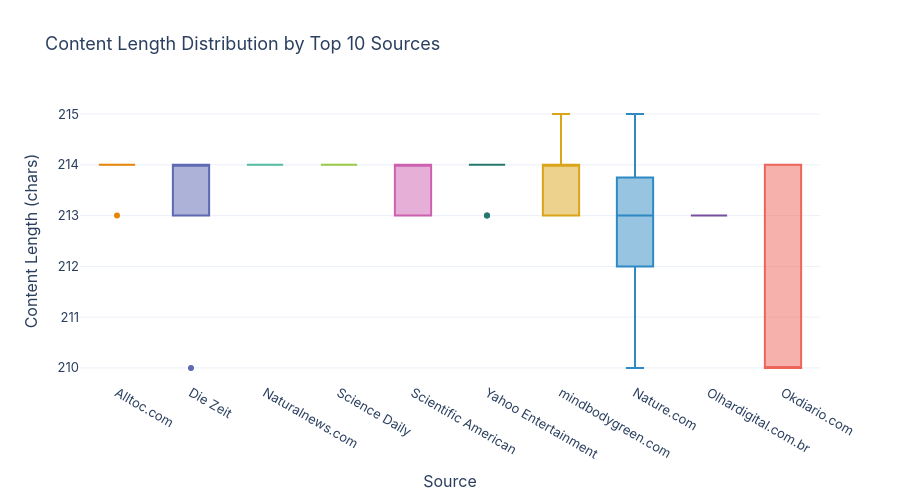

The cell this chart's notebook holds for it:
### Markdown cell above
### Interactive Box – Genre Ratings

### Code cell
top_sources = df['source_name'].value_counts().head(10).index.tolist()
data = df[df['source_name'].isin(top_sources)].copy()
data['author'] = data['author'].fillna('Unknown')
order = (data.groupby('source_name')['content_length']
              .median().sort_values(ascending=False).index.tolist())

fig = px.box(
    data, x='source_name', y='content_length',
    category_orders={'source_name': order},
    color='source_name',
    hover_name='title',
    hover_data={'author': True, 'published_year': True, 'content_length': True},
    labels={'source_name': 'Source', 'content_length': 'Content Length (chars)'},
    title='Content Length Distribution by Top 10 Sources',
    template='plotly_white',
    color_discrete_sequence=px.colors.qualitative.Vivid,
)
fig.update_layout(showlegend=False, font=dict(family='Inter', size=13), height=500)

html_path = INTERACTIVE_DIR / 'source_content_boxplot_interactive.html'
fig.write_html(str(html_path))
fig.show()
print(f'Saved → {html_path}')

### Figure 1 — Plotly figure (JSON) as saved in the notebook; plotly's stock layout.template omitted (floating-point values rounded to 4 significant figures)
{"data": [{"alignmentgroup": "True", "customdata": [["AllToc", 2026], ["AllToc", 2026], ["AllToc", 2026], ["AllToc", 2026], ["AllToc", 2026], ["AllToc", 2026], ["AllToc", 2026]], "hovertemplate": "<b>%{hovertext}</b><br><br>Source=%{x}<br>Content Length (chars)=%{y}<br>author=%{customdata[0]}<br>published_year=%{customdata[1]}<extra></extra>", "hovertext": ["How well does the new oral GLP‑1 pill perform? #health", "How will Novo Nordisk's price cut affect patients? #health", "What vision risks are linked to GLP‑1 drugs? #health", "What causes sudden sight loss linked to Wegovy? #health", "Can weight‑loss drugs treat addiction? #science", "What are the health concerns about GLP‑1 weight‑loss drugs? #health", "Why are officials warning about GLP‑1 weight‑loss drugs? #health"], "legendgroup": "Alltoc.com", "marker": {"color": "rgb(229, 134, 6)"}, "name": "Alltoc.com", "notched": false, "offsetgroup": "Alltoc.com", "orientation": "v", "showlegend": true, "type": "box", "x": ["Alltoc.com", "Alltoc.com", "Alltoc.com", "Alltoc.com", "Alltoc.com", "Alltoc.com", "Alltoc.com"], "x0": " ", "xaxis": "x", "y": [214, 214, 213, 214, 214, 214, 214], "y0": " ", "yaxis": "y"}, {"alignmentgroup": "True", "customdata": [["DIE ZEIT: News -", 2026], ["DIE ZEIT: News -", 2026], ["DIE ZEIT: Gesundheit - Hanna Grabbe, Tom Kattwinkel", 2026], ["DIE ZEIT: Deutschland - Ulrike Tschirner", 2026], ["DIE ZEIT: Gesundheit - Ingo Arzt", 2026], ["DIE ZEIT: News -", 2026], ["DIE ZEIT: News -", 2026], ["DIE ZEIT: News -", 2026], ["DIE ZEIT: News -", 2026], ["DIE ZEIT: News -", 2026], ["DIE ZEIT: News -", 2026], ["DIE ZEIT: News -", 2026]], "hovertemplate": "<b>%{hovertext}</b><br><br>Source=%{x}<br>Content Length (chars)=%{y}<br>author=%{customdata[0]}<br>published_year=%{customdata[1]}<extra></extra>", "hovertext": ["Lebenslange Nutzung nötig?: Kilos kommen nach Absetzen von Abnehmspritzen schnell wieder", "Gesundheit: Kein Zusatznutzen? Rückschlag für Alzheimer-Mittel", "Zuckersteuer: \"In Deutschland gilt: je ungesünder, desto billiger\"", "Zuckersteuer auf Getränke: Schleswig-Holstein will Zuckersteuer über Bundesrat voranbringen", "Gesundheits-Tipps von Influencern: Viele Health-Influencer simulieren Wissenschaft. Mit diesen Tricks", "Studie: Hamburger Kinder häufiger übergewichtig", "Adipositas: Krankenkasse: Es gibt immer mehr Übergewichtige", "Niedersachsen: Diagnose krankhaftes Übergewicht: 900.000 Menschen betroffen", "Landgericht Frankfurt: Gericht spricht Familie nach Tod von 21-Jähriger schuldig", "Übergewicht bei Kindern: Adipositas bei Vorschulkindern wieder auf Vor-Corona-Niveau", "Rat auf Basis etlicher Studien: Sechs Monate Stillen nun auch in Deutschland empfohlen", "Vergleich abgelehnt: Emilys Tod auf Klassenfahrt: Gericht sieht Anspruch"], "legendgroup": "Die Zeit", "marker": {"color": "rgb(93, 105, 177)"}, "name": "Die Zeit", "notched": false, "offsetgroup": "Die Zeit", "orientation": "v", "showlegend": true, "type": "box", "x": ["Die Zeit", "Die Zeit", "Die Zeit", "Die Zeit", "Die Zeit", "Die Zeit", "Die Zeit", "Die Zeit", "Die Zeit", "Die Zeit", "Die Zeit", "Die Zeit"], "x0": " ", "xaxis": "x", "y": [214, 214, 210, 214, 213, 213, 214, 214, 214, 213, 214, 213], "y0": " ", "yaxis": "y"}, {"alignmentgroup": "True", "customdata": [["Belle Carter", 2026], ["Willow Tohi", 2026], ["Belle Carter", 2026], ["Lance D Johnson", 2026], ["Patrick Lewis", 2026], ["Patrick Lewis", 2026], ["Ramon Tomey", 2026], ["Belle Carter", 2026], ["Evangelyn Rodriguez", 2026], ["Cassie B.", 2026], ["Willow Tohi", 2026], ["Jacob Thomas", 2026], ["Patrick Lewis", 2026], ["Zoey Sky", 2026], ["Patrick Lewis", 2026], ["Evangelyn Rodriguez", 2026], ["Patrick Lewis", 2026], ["Cassie B.", 2026], ["Willow Tohi", 2026], ["Patrick Lewis", 2026], ["Patrick Lewis", 2026], ["Patrick Lewis", 2026], ["Willow Tohi", 2026], ["Evangelyn Rodriguez", 2026], ["Belle Carter", 2026], ["Ava Grace", 2026]], "hovertemplate": "<b>%{hovertext}</b><br><br>Source=%{x}<br>Content Length (chars)=%{y}<br>author=%{customdata[0]}<br>published_year=%{customdata[1]}<extra></extra>", "hovertext": ["Nature’s powerhouses: The top 8 healthiest berries and their remarkable benefits", "A tangy brew for metabolic health: Kombucha shows promise in blood sugar management", "Health benefits of oolong tea: A natural boost for longevity and wellness", "Gymnema blocks sugar cravings, helping diabetic patients", "Toxins in your food: How corporate greed and regulatory failure are making America sick", "Pecans shown to boost cardiometabolic health in groundbreaking new study", "Celeriac: The forgotten superfood that fights Big Pharma’s sick-care system", "Could combining melatonin and ashwagandha improve sleep and reduce stress? Experts weigh in", "The protein puzzle: Why getting the right amount from the right sources matters", "Diabetes-friendly pantry: How shelf-stable foods can stabilize blood sugar", "The body’s whispered warnings: Decoding early diabetes signals", "“A.G.E.S. Fall Conference” on BrightU: The natural cholesterol and diabetes treatment Big Pharma desperately hides", "The power of apples: Nature’s superfood for weight loss, heart health and disease prevention", "Green powerhouse: How a compound in common vegetables could help reverse diabetes", "Coconut water: A natural ally in managing blood sugar and supporting overall wellness", "The sleep crisis: How poor rest fuels chronic disease and mental decline", "The fiber gap: Why whole foods outshine supplements for optimal health", "Moving more could stop hundreds of thousands of diabetes crises before they start", "Beyond loud snoring: The hidden health risks of sleep apnea and how to fight back", "The science of smart snacking: Timing and quality matter for energy and health", "USDA expands SNAP restrictions: Sugary drinks and candy banned in four more states", "Avocados and mangoes: A simple, delicious defense against heart disease and diabetes", "Deadly deficiency: What happens when your plate lacks color", "The hidden dangers of fruit juice: Why your “healthy” drink may be harming you", "Coffee’s health boost: The antioxidants that make your daily cup a longevity elixir", "The fry factor: New Harvard study exposes a crispy culprit in higher diabetes risk, exonerates the humble spud"], "legendgroup": "Naturalnews.com", "marker": {"color": "rgb(82, 188, 163)"}, "name": "Naturalnews.com", "notched": false, "offsetgroup": "Naturalnews.com", "orientation": "v", "showlegend": true, "type": "box", "x": ["Naturalnews.com", "Naturalnews.com", "Naturalnews.com", "Naturalnews.com", "Naturalnews.com", "Naturalnews.com", "Naturalnews.com", "Naturalnews.com", "Naturalnews.com", "Naturalnews.com", "Naturalnews.com", "Naturalnews.com", "Naturalnews.com", "Naturalnews.com", "Naturalnews.com", "Naturalnews.com", "Naturalnews.com", "Naturalnews.com", "Naturalnews.com", "Naturalnews.com", "Naturalnews.com", "Naturalnews.com", "Naturalnews.com", "Naturalnews.com", "Naturalnews.com", "Naturalnews.com"], "x0": " ", "xaxis": "x", "y": [214, 214, 214, 214, 214, 214, 214, 214, 214, 214, 214, 214, 214, 214, 214, 214, 214, 214, 214, 214, 214, 214, 214, 214, 214, 214], "y0": " ", "yaxis": "y"}, {"alignmentgroup": "True", "customdata": [["Unknown", 2026], ["Unknown", 2026], ["Unknown", 2026], ["Unknown", 2026], ["Unknown", 2026], ["Unknown", 2026], ["Unknown", 2026], ["Unknown", 2026], ["Unknown", 2026], ["Unknown", 2026], ["Unknown", 2026], ["Unknown", 2026], ["Unknown", 2026], ["Unknown", 2026], ["Unknown", 2026], ["Unknown", 2026], ["Unknown", 2026], ["Unknown", 2026]], "hovertemplate": "<b>%{hovertext}</b><br><br>Source=%{x}<br>Content Length (chars)=%{y}<br>author=%{customdata[0]}<br>published_year=%{customdata[1]}<extra></extra>", "hovertext": ["Scientists discover diet that tricks the body into burning fat without exercise", "Mayo Clinic discovers rare gene mutation that causes fatty liver disease", "Scientists discover the body’s hidden “off switch” for inflammation", "Researchers find alarming Alzheimer’s pattern in rural America", "A bold new plan could finally cure type 1 diabetes", "Fixing a tooth infection may improve blood sugar and heart health", "Scientists say this simple diet change could transform your gut health", "Scientists discover why high altitude protects against diabetes", "Scientists discover protein that triggers diabetic blindness", "Fathers’ tobacco use linked to metabolic changes in their children", "Is bubble tea bad for you? New research raises red flags", "Sugary drinks linked to rising anxiety in teens", "Your morning coffee could one day help fight cancer", "Less sugar as a baby, fewer heart attacks as an adult", "Parents’ stress may be quietly driving childhood obesity, Yale study finds", "The more you fear aging, the faster your body may age", "Study finds vegetarians over 80 less likely to reach 100", "Ozempic-like weight loss drugs may help the heart recover after a heart attack"], "legendgroup": "Science Daily", "marker": {"color": "rgb(153, 201, 69)"}, "name": "Science Daily", "notched": false, "offsetgroup": "Science Daily", "orientation": "v", "showlegend": true, "type": "box", "x": ["Science Daily", "Science Daily", "Science Daily", "Science Daily", "Science Daily", "Science Daily", "Science Daily", "Science Daily", "Science Daily", "Science Daily", "Science Daily", "Science Daily", "Science Daily", "Science Daily", "Science Daily", "Science Daily", "Science Daily", "Science Daily"], "x0": " ", "xaxis": "x", "y": [214, 214, 214, 214, 214, 214, 214, 214, 214, 214, 214, 214, 214, 214, 214, 214, 214, 214], "y0": " ", "yaxis": "y"}, {"alignmentgroup": "True", "customdata": [["Now Medical Studios, Jen Christiansen", 2026], ["Lauren J. Young", 2026], ["Lauren J. Young", 2026], ["Aaron Shattuck", 2026], ["Fonda Mwangi, Deboki Chakravarti, Mary Budwick", 2026], ["Lori Youmshajekian", 2026], ["Lydia Denworth", 2026], ["Kendra Pierre-Louis, Sushmita Pathak, Alex Sugiura", 2026], ["Deboki Chakravarti, Mary Budwick, Fonda Mwangi, Jeffery DelViscio", 2026], ["Tara Haelle", 2026], ["Cassandra Willyard", 2026], ["Dan Vergano", 2026], ["Charlotte Huff", 2026], ["Lauren J. Young", 2026], ["Matt Fuchs", 2026], ["Lauren J. Young", 2026], ["Charles Schmidt", 2026], ["Josh Fischman", 2026], ["Dan Vergano", 2026], ["Lauren Gravitz", 2026]], "hovertemplate": "<b>%{hovertext}</b><br><br>Source=%{x}<br>Content Length (chars)=%{y}<br>author=%{customdata[0]}<br>published_year=%{customdata[1]}<extra></extra>", "hovertext": ["Why there is a distressing rise in kidney disease", "Heart disease in young women projected to rise sharply by 2050", "Why the FDA is cracking down on compound GLP-1 drugs for weight loss", "Readers respond to the November 2025 issue", "How does type 1 diabetes actually work?", "A single course of antibiotics may reshape the gut microbiome for years", "Dealing with stress-caused sickness in family caregivers", "Women’s heart health, Artemis update, female reindeer antlers mystery", "How does kidney disease actually work?", "How drugs like Ozempic are revolutionizing kidney treatment", "More kidney patients are having healthy babies after years of discouragement from doctors", "Online influencer faces confirmation hearing for surgeon general in U.S. Senate", "Newly diagnosed kidney patients struggle with heavy burdens, from dialysis to distress", "GLP-1 diabetes medications lower risk of all kinds of substance use disorders, study finds", "What Is VO₂ max? Why it matters for winter Olympians and regular people", "Head-to-head trial shows Eli Lilly’s oral GLP-1 orforglipron outperforms oral semaglutide", "A silent immune attack on the kidneys afflicts many people. New treatments could make early diagnosis lifesaving", "Help yourself to stronger immunity", "Stand Up for Science protests spread to more than 50 cities", "New drugs and treatments transform kidney care"], "legendgroup": "Scientific American", "marker": {"color": "rgb(204, 97, 176)"}, "name": "Scientific American", "notched": false, "offsetgroup": "Scientific American", "orientation": "v", "showlegend": true, "type": "box", "x": ["Scientific American", "Scientific American", "Scientific American", "Scientific American", "Scientific American", "Scientific American", "Scientific American", "Scientific American", "Scientific American", "Scientific American", "Scientific American", "Scientific American", "Scientific American", "Scientific American", "Scientific American", "Scientific American", "Scientific American", "Scientific American", "Scientific American", "Scientific American"], "x0": " ", "xaxis": "x", "y": [213, 214, 213, 213, 213, 213, 213, 214, 213, 214, 214, 214, 214, 214, 213, 214, 214, 214, 214, 213], "y0": " ", "yaxis": "y"}, {"alignmentgroup": "True", "customdata": [["Avalon Pernell", 2026], ["Unknown", 2026], ["Unknown", 2026], ["Soumya Eswaran", 2026], ["Unknown", 2026], ["Unknown", 2026], ["Noor Ul Ain Rehman", 2026], ["Muhammad Ali Khalid", 2026], ["Noor Ul Ain Rehman", 2026], ["Unknown", 2026], ["Unknown", 2026]], "hovertemplate": "<b>%{hovertext}</b><br><br>Source=%{x}<br>Content Length (chars)=%{y}<br>author=%{customdata[0]}<br>published_year=%{customdata[1]}<extra></extra>", "hovertext": ["Medtronic diabetes unit MiniMed seeks $784 million in US IPO", "Tandem Diabetes Care Q4 Earnings Call Highlights", "Medtronic’s diabetes business MiniMed looks for $784m in US IPO", "Here’s Why The Brown Capital Management Small Company Fund Sold Tandem Diabetes Care (TNDM)", "Why Tandem Diabetes Care Stock Popped Today", "Medtronic plc (MDT) Gains Momentum Through Diabetes and Cardiovascular Operations", "Novo Nordisk A/S (NVO) Announces FDA Approval of Three New Indications for Sogroya", "O5 Adoption Leads to Bullish Views Around Insulet Corporation (PODD)", "Novo Nordisk A/S (NVO) and Vivtex Corporation Announce a Partnership", "Medtronic to cut 81 employees at California diabetes site", "Medtronic's diabetes unit MiniMed eyes $7.9 billion valuation in US IPO"], "legendgroup": "Yahoo Entertainment", "marker": {"color": "rgb(36, 121, 108)"}, "name": "Yahoo Entertainment", "notched": false, "offsetgroup": "Yahoo Entertainment", "orientation": "v", "showlegend": true, "type": "box", "x": ["Yahoo Entertainment", "Yahoo Entertainment", "Yahoo Entertainment", "Yahoo Entertainment", "Yahoo Entertainment", "Yahoo Entertainment", "Yahoo Entertainment", "Yahoo Entertainment", "Yahoo Entertainment", "Yahoo Entertainment", "Yahoo Entertainment"], "x0": " ", "xaxis": "x", "y": [213, 214, 214, 214, 214, 214, 214, 213, 214, 214, 214], "y0": " ", "yaxis": "y"}, {"alignmentgroup": "True", "customdata": [["https://www.mindbodygreen.com/wc/jenny-fant", 2026], ["https://www.mindbodygreen.com/wc/molly-knudsen", 2026], ["https://www.mindbodygreen.com/wc/caroline-igo", 2026], ["https://www.mindbodygreen.com/wc/caroline-igo", 2026], ["https://www.mindbodygreen.com/wc/morgan-chamberlain", 2026], ["https://www.mindbodygreen.com/wc/sarah-regan", 2026], ["https://www.mindbodygreen.com/wc/francesca-bond", 2026], ["https://www.mindbodygreen.com/wc/merrellreadman", 2026], ["https://www.mindbodygreen.com/wc/ava-durgin-writer", 2026], ["https://www.mindbodygreen.com/wc/ava-durgin-writer", 2026], ["https://www.mindbodygreen.com/wc/sarah-regan", 2026], ["https://www.mindbodygreen.com/wc/molly-knudsen", 2026], ["https://www.mindbodygreen.com/wc/sarah-regan", 2026], ["https://www.mindbodygreen.com/wc/jenny-fant", 2026], ["https://www.mindbodygreen.com/wc/hailey-hudson", 2026], ["https://www.mindbodygreen.com/wc/sela-breen", 2026], ["https://www.facebook.com/DassaniDentistry", 2026], ["https://www.mindbodygreen.com/wc/ava-durgin-writer", 2026]], "hovertemplate": "<b>%{hovertext}</b><br><br>Source=%{x}<br>Content Length (chars)=%{y}<br>author=%{customdata[0]}<br>published_year=%{customdata[1]}<extra></extra>", "hovertext": ["This Health Factor Increases Heart Disease Risk By Almost 20%, Study Shows", "Want To Follow The Mediterranean Diet? Start With This One-Day Meal Plan", "The Future Of Cancer Treatment Could Involve Your Morning Coffee", "Heart Disease Will Affect 60% of Women by 2050 — Unless We Do This", "Add This To Your Daily Routine To Combat Inflammation & Prevent Disease", "Eating This Way Could Lower Risk Of Gastric Cancer By Almost 30%, Study Finds", "This Critical Amino Acid May Increase Life Expectancy — Do You Get Enough Of It?", "5 Healthy Foods To Help Regulate Blood Sugar Levels Naturally", "Study Reveals The Precise Sleep Duration Linked to Better Blood Sugar", "Your Brain Wants You To Skip This Common Sweetener—Science Agrees", "Your Metabolism Needs A Daily Dose Of Sunshine, According To Study", "Taking This Daily Helps Prevent (& Possibly Reverse) Cognitive Decline", "Natural Light May Help Manage This Common Disease, Research Shows", "This Vitamin Majorly Reduces Dementia Risk (Per Research On 69,643 People)", "Eat This Nut Daily To Decrease Your Risk Of Cognitive Decline (No, Not Brazil Nuts)", "This Workout Is Proven To Boost The Efficiency Of Your Mitochondria", "This Sneaky Vitamin Deficiency Ruins Sleep Quality (& 33% Of People Have It)", "Scientists Tracked 100k People — These 5 Longevity Diets All Share One Key Nutrient"], "legendgroup": "mindbodygreen.com", "marker": {"color": "rgb(218, 165, 27)"}, "name": "mindbodygreen.com", "notched": false, "offsetgroup": "mindbodygreen.com", "orientation": "v", "showlegend": true, "type": "box", "x": ["mindbodygreen.com", "mindbodygreen.com", "mindbodygreen.com", "mindbodygreen.com", "mindbodygreen.com", "mindbodygreen.com", "mindbodygreen.com", "mindbodygreen.com", "mindbodygreen.com", "mindbodygreen.com", "mindbodygreen.com", "mindbodygreen.com", "mindbodygreen.com", "mindbodygreen.com", "mindbodygreen.com", "mindbodygreen.com", "mindbodygreen.com", "mindbodygreen.com"], "x0": " ", "xaxis": "x", "y": [214, 213, 214, 214, 214, 213, 213, 213, 214, 214, 214, 214, 213, 214, 215, 214, 214, 213], "y0": " ", "yaxis": "y"}, {"alignmentgroup": "True", "customdata": [["Jane Speight, Sufyan Hussain, Ananthi Anandhakrishnan, Thomas Danne, Esther Latres, Stephen R. Karpen, Linxi Mytkolli, Renza Scibilia, Uffe Soeholm, Peter A. Senior, Dawn Adams, Hilda Ahnstedt, Anastasia Albanese-O’Neill, Ekaterina Berishvili, Bryan Cleal, Debbie Cooke, Sanjoy Dutta, Dominic Ehrmann, Shareen Forbes, Kathleen Gibson, Brianna Greeno, Simon R. Heller, Carmen Hurtado del Pozo, Stephen Jefferson, Cameron Keighron, Julianne Lally, Marjana Marinac, Heather McLeod, Dominic Nutt, Lorenzo Piemonti, Mary Anna Pokerznik, Chanel Press, Meaghan Read, Maartje de Wit, Michael Vallis", 2026], ["Go Sato, Yuji Yamamoto, Kyuto Sonehara, Ryunosuke Saiki, Takafumi Ojima, Masahiro Kanai, Aoxing Liu, Ryuya Edahiro, Yuya Shirai, Shinichi Namba, Ho Namkoong, Takanori Hasaegawa, Yuriko N. Koyanagi, Yumiko Kasugai, Taiki Yamaji, Shiori Nakano, Giulio Genovese, Timo P. Sipilä, Awaisa Ghazal, Hiromu Tanaka, Shuhei Azekawa, Yoshifumi Uwamino, Kenichi Yamamoto, Ken Suzuki, Tsuyoshi Hata, Mamoru Uemura, Yoshito Takeda, Akinori Kanai, Shinichi Higashiue, Shuzo Kobayashi, Hisaaki Afuso, Kosho Matsuura, Yojiro Mitsumoto, Yasuhiko Fujita, Yoshiya Oda, Yutaka Suzuki, Takayuki Morisaki, Makoto Ishii, Yuko Kitagawa, Ryuji Koike, Akinori Kimura, Seiya Imoto, Satoru Miyano, Takanori Kanai, Jun Takayama, Motoki Iwasaki, Norie Sawada, Koichi Fukunaga, Keitaro Matsuo, Atsushi Kumanogoh, Yuichiro Doki, Hidetoshi Eguchi, Shigeki Nakagome, Gen Tamiya, Andrea Ganna, Aarno Palotie, Mark J. Daly, James F. Wilson, Masayuki Yamamoto, Koichi Matsuda, Seishi Ogawa, Toshimasa Yamauchi, Takashi Kadowaki, Yukinori Okada", 2026], ["Katherine Bourzac", 2026], ["Li Fan, Changhe Zhang, Zhigang Xu, Zhelong Li, Bin Zhang, Heng Li, Jingxiang Wang, Zhao Wei, Juntao Han, Hao Guan, Bo Peng, Nicolas H. Voelcker, Xuekang Yang", 2026], ["Yue Xi, Waner Zeng, Jie Luo, Jian Zhou, Lin Wang, Jingyi Sun, Zengyiting He, Weihui Li, Sitao Zhu, Wei Qi, Bao-Liang Song", 2026], ["Jiaqi Lei, Kai Yang, Wanyue Cao, Shaolong Qi, Xianlong Du, Hongjian Li, Yangfan Wang, Jinqun Gan, Yunxuan Feng, Yongcan Li, Wenjie Zhang, Bing Bai, Xin Lin, Xinhui Su, Qi Zhang, Tingbo Liang, Guocan Yu", 2026], ["Priscilla Saarah, Zehra A. Syeda, Ziang Xu, Yikai Dong, Habei Jiang, Michelle Shanguyhia, Sourav Roy, Biqing Zhu, Le Zhang, Andrew T. Dewan, Samira Asgari, David A. Alagpulinsa", 2026], ["Bianca Nogrady", 2026], ["Unknown", 2026], ["Agnideep Aich, Md. Monzur Murshed, Sameera Hewage, Amanda Mayeaux", 2026], ["Ahmed A. Metwally, A. Ali Heydari, Daniel McDuff, Alexandru Solot, Zeinab Esmaeilpour, Anthony Z. Faranesh, Menglian Zhou, Girish Narayanswamy, Maxwell A. Xu, Xin Liu, Yuzhe Yang, David B. Savage, Mark Malhotra, Conor Heneghan, Shwetak Patel, Cathy Speed, Javier L. Prieto", 2026], ["Chunbo Yang, Magdalini Eleftheriadou, Sophia Kelaini, Thomas Morrison, Marta Vilà González, Rachel Caines, Nicola Edwards, Andrew Yacoub, Kevin Edgar, Arya Moez, Aleksandar Ivetic, Anna Zampetaki, Lingfang Zeng, Fiona L. Wilkinson, Noemi Lois, Alan W. Stitt, David J. Grieve, Andriana Margariti", 2026], ["Hongjiao Xu, Xinyu Jiang, Fangrui Wang, Fufen Meng, Yue Liu, Jiechun Huang, Jinbao Li, Minmin Zhu", 2026], ["Flora Graham", 2026], ["Tomi Pastinen, Elin Grundberg, Todd Bradley, Jarno Honkanen, Warren A. Cheung, Arja Vuorela, Jeffrey J. Johnston, Byunggil Yoo, Santosh Khanal, Rebecca McLennan, Jorma Ilonen, Outi Vaarala, Jeffrey P. Krischer, Mikael Knip", 2026], ["Rachel Fieldhouse", 2026], ["Mariana Lenharo", 2026], ["Max Kozlov", 2026], ["Christopher M. Hartshorn", 2026]], "hovertemplate": "<b>%{hovertext}</b><br><br>Source=%{x}<br>Content Length (chars)=%{y}<br>author=%{customdata[0]}<br>published_year=%{customdata[1]}<extra></extra>", "hovertext": ["Adults with type 1 diabetes define what matters to them in stem-cell derived islet cell therapy", "Genetic regulation across germline and somatic variation on the Y chromosome contributes to type 2 diabetes", "How fast does a protein fold? Real-time technique captures the moment", "Hybrid macrophage-mitochondria extracellular vesicles for mitochondrial ROS regulation in diabetic wounds", "RYK is a GPNMB receptor that drives MASH", "Pancreatic-targeted lipid nanoparticles based on organ capsule filtration", "Shared genetic and neuroimmune architecture links type 1 diabetes with neurocognitive traits", "‘Baked, not fried’: five highlights from nutrition research", "Somatic loss of the Y chromosome complements polygenic risk scores for type 2 diabetes risk prediction", "A copula based supervised filter for feature selection in machine learning driven diabetes risk prediction", "Insulin resistance prediction from wearables and routine blood biomarkers", "Author Correction: Targeting QKI-7 in vivo restores endothelial cell function in diabetes", "NPM3 functions as a lactyltransferase to promote necroptosis in male diabetic cardiomyopathy mice models via FASN transcription modulation", "Daily briefing: How DNA testing can tell identical twins apart", "Evolving epigenomics of immune cells at single-nucleus resolution in children en route to type 1 diabetes", "Health effects linger 20 generations after rats are exposed to fungicide", "Do obesity drugs treat addiction? Huge study hints at their promise", "NIH pivots away from agency-directed science", "Data from smart watches reveal early signs of insulin resistance"], "legendgroup": "Nature.com", "marker": {"color": "rgb(47, 138, 196)"}, "name": "Nature.com", "notched": false, "offsetgroup": "Nature.com", "orientation": "v", "showlegend": true, "type": "box", "x": ["Nature.com", "Nature.com", "Nature.com", "Nature.com", "Nature.com", "Nature.com", "Nature.com", "Nature.com", "Nature.com", "Nature.com", "Nature.com", "Nature.com", "Nature.com", "Nature.com", "Nature.com", "Nature.com", "Nature.com", "Nature.com", "Nature.com"], "x0": " ", "xaxis": "x", "y": [212, 214, 213, 212, 210, 214, 215, 213, 214, 212, 214, 212, 212, 213, 213, 213, 213, 213, 213], "y0": " ", "yaxis": "y"}, {"alignmentgroup": "True", "customdata": [["Pedro Spadoni", 2026], ["Rodrigo Mozelli", 2026], ["Daniel Junqueira", 2026], ["Layse Ventura", 2026], ["Layse Ventura", 2026], ["Rodrigo Mozelli", 2026], ["Pedro Spadoni", 2026]], "hovertemplate": "<b>%{hovertext}</b><br><br>Source=%{x}<br>Content Length (chars)=%{y}<br>author=%{customdata[0]}<br>published_year=%{customdata[1]}<extra></extra>", "hovertext": ["Hospitais negam acordo para oferecer ‘canetas’ de Wegovy no SUS", "Estudo aponta que “Ozempic genérico” pode custar menos de R$ 16 por mês", "Como será o programa para oferecer Wegovy no SUS", "Anvisa aprova medicamento que retarda surgimento do diabetes", "Obesidade infantil deve superar desnutrição até 2027; veja riscos", "Substância de canetas emagrecedoras pode ajudar com vícios, diz estudo", "Pílula que dispensa jejum é mais potente que semaglutida oral, diz estudo na Lancet"], "legendgroup": "Olhardigital.com.br", "marker": {"color": "rgb(118, 78, 159)"}, "name": "Olhardigital.com.br", "notched": false, "offsetgroup": "Olhardigital.com.br", "orientation": "v", "showlegend": true, "type": "box", "x": ["Olhardigital.com.br", "Olhardigital.com.br", "Olhardigital.com.br", "Olhardigital.com.br", "Olhardigital.com.br", "Olhardigital.com.br", "Olhardigital.com.br"], "x0": " ", "xaxis": "x", "y": [213, 213, 213, 213, 213, 213, 213], "y0": " ", "yaxis": "y"}, {"alignmentgroup": "True", "customdata": [["scruzcampillo", 2026], ["parrasergi", 2026], ["scruzcampillo", 2026], ["scruzcampillo", 2026], ["parrasergi", 2026], ["parrasergi", 2026], ["parrasergi", 2026], ["scruzcampillo", 2026], ["parrasergi", 2026]], "hovertemplate": "<b>%{hovertext}</b><br><br>Source=%{x}<br>Content Length (chars)=%{y}<br>author=%{customdata[0]}<br>published_year=%{customdata[1]}<extra></extra>", "hovertext": ["Una sola pastilla diaria para el VIH: el avance que simplifica el tratamiento en pacientes de larga duración", "¿Trasplantes “cyborg” contra la diabetes?", "El secreto de los 100 años está en la sangre: descubren las 37 proteínas que actúan como un \"escudo\" contra el envejecimiento", "Investigadores del Broad Institute y Harvard revelan como la microbiota puede encender la quema de energia en el tejido adiposo", "La epidemia del sueño perdido: los adolescentes de ahora están durmiendo menos que los adolescentes de antes y eso tiene consecuencias en la salud", "Se descubre el número óptimo de horas de sueño para evitar la diabetes tipo 2", "Se descubre la razón de que las personas que viven a más altitud tienen menos diabetes", "No envejecemos poco a poco: la ciencia descubre los dos momentos exactos de la vida en los que el cuerpo da un \"salto\" de edad", "Qué ocurre cuando se abandonan los fármacos contra la obesidad: ¿hay un verdadero efecto rebote?"], "legendgroup": "Okdiario.com", "marker": {"color": "rgb(237, 100, 90)"}, "name": "Okdiario.com", "notched": false, "offsetgroup": "Okdiario.com", "orientation": "v", "showlegend": true, "type": "box", "x": ["Okdiario.com", "Okdiario.com", "Okdiario.com", "Okdiario.com", "Okdiario.com", "Okdiario.com", "Okdiario.com", "Okdiario.com", "Okdiario.com"], "x0": " ", "xaxis": "x", "y": [214, 210, 214, 214, 210, 210, 210, 214, 210], "y0": " ", "yaxis": "y"}], "layout": {"boxmode": "overlay", "font": {"family": "Inter", "size": 13}, "height": 500, "legend": {"title": {"text": "Source"}, "tracegroupgap": 0}, "showlegend": false, "title": {"text": "Content Length Distribution by Top 10 Sources"}, "xaxis": {"anchor": "y", "categoryarray": ["Alltoc.com", "Die Zeit", "Naturalnews.com", "Science Daily", "Scientific American", "Yahoo Entertainment", "mindbodygreen.com", "Nature.com", "Olhardigital.com.br", "Okdiario.com"], "categoryorder": "array", "domain": [0, 1], "title": {"text": "Source"}}, "yaxis": {"anchor": "x", "domain": [0, 1], "title": {"text": "Content Length (chars)"}}}}
